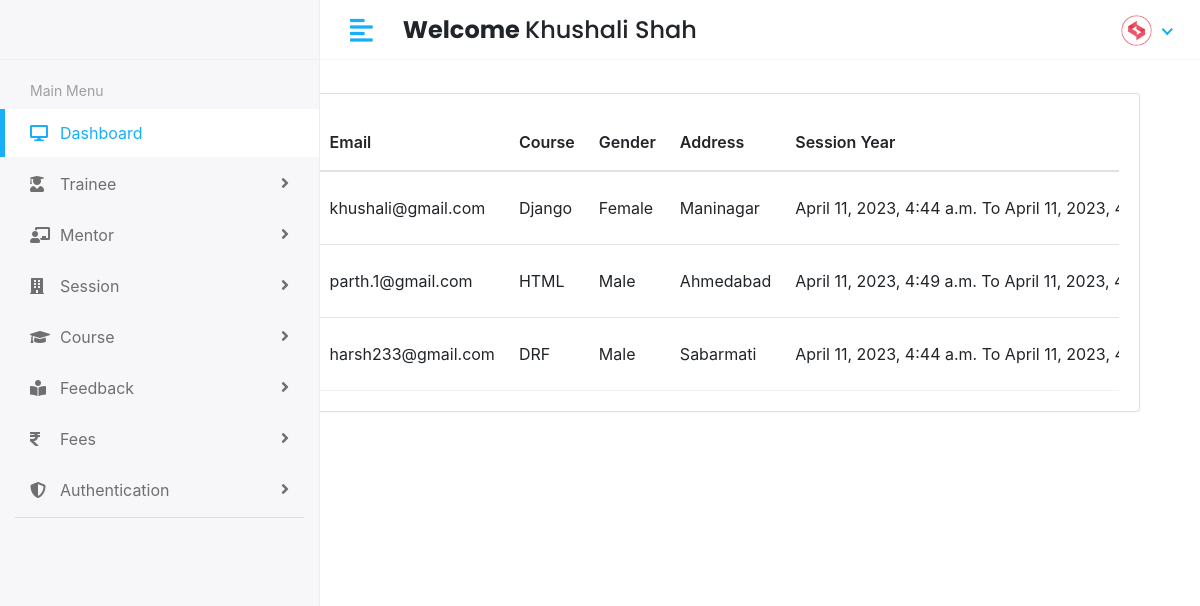
The page /manager/trainee/view (signed in) on the database as committed earlier.
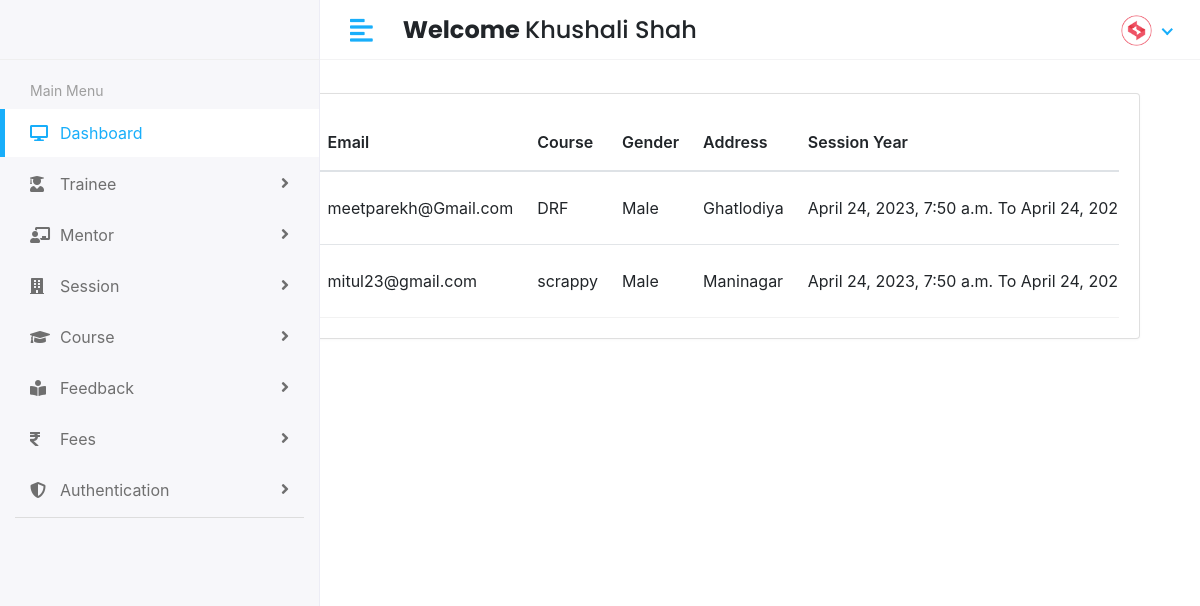
The same page on the database as committed later.
### app/models.py (models this page shows, shortened)
class CustomUser(AbstractUser):
    USER = (
       (1,'Manager'),
        (2,'Mentor'),
        (3,'Trainee'),
    )
    username=models.CharField(max_length=20,unique=True,blank=True,null=True)
    email=models.EmailField(max_length=30,unique=True)
    user_type = models.CharField(choices=USER,max_length=50,default='Manager')
    profile_pic = models.ImageField(upload_to='media/profile_pic')
    USERNAME_FIELD = 'email'
    REQUIRED_FIELDS = [ 'username']

class Trainee(models.Model):
    admin =models.OneToOneField(CustomUser, on_delete=models.CASCADE)
    address= models.TextField()
    gender=models.CharField(max_length=50)
    course_id=models.ForeignKey(Course,on_delete=models.CASCADE)
    session_year_id=models.ForeignKey(Session_Year,on_delete=models.CASCADE)
    created_at= models.DateTimeField(auto_now_add=True)
    updated_at= models.DateTimeField(auto_now=True)

class Course(models.Model):
    name=models.CharField(max_length=50)
    created_at= models.DateTimeField(auto_now_add=True)
    updated_at= models.DateTimeField(auto_now_add=True)

class Session_Year(models.Model):
    name=models.CharField(max_length=50)
    session_start= models.DateTimeField(auto_now_add=True)
    session_end= models.DateTimeField(auto_now_add=True)
    session_name=models.CharField(max_length=100,null=True)

### LMS/manager_views.py (the view)
# urls.py: path('manager/trainee/view',manager_views.VIEW_TRAINEE, name='view_trainee'),
@login_required(login_url='/')
def VIEW_TRAINEE(request):
    trainee =Trainee.objects.all()
    context= {
        'trainee': trainee,
    }
    return render(request,'manager/view_trainee.html',context)

### templates/manager/view_trainee.html (shortened to what this page needs)
{% extends 'base.html' %}
{% block content%}
<div class="content container-fluid">
    <div class="page-header">
       <div class="row align-items-center">
          <div class="col">
             <h3 class="page-title">Students</h3>
             <ul class="breadcrumb">
                <li class="breadcrumb-item"><a href="#">Dashboard</a></li>
                <li class="breadcrumb-item active">Students</li>
             </ul>
          </div>
          <div class="col-auto text-right float-right ml-auto">
             <a href="#" class="btn btn-outline-primary mr-2"> Download</a>
             <a href="add-student.html" class="btn btn-primary"></a>
          </div>
       </div>
    </div>
    <div class="row">
       <div class="col-sm-12">
          <div class="card card-table">
             <div class="card-body">
                <div class="table-responsive">
                   <table class="table table-hover table-center mb-0 datatable">
                      <thead>
                         <tr>
                            <th>ID</th>
                            <th>Name</th>
                            <th>Email</th>
                            <th>Course</th>
                            <th>Gender</th>
                            <th>Address</th>
                            <th>Session Year</th>
                         </tr>
                      </thead>
                      <tbody>
                        {% for i in trainee %}
                         <tr>
                            <td>{{i.id}}</td>
                            <td>
                               <h2 class="table-avatar">
                                  <a href="student-details.html" class="avatar avatar-sm mr-2"><img class="avatar-img rounded-circle" src="/{{i.admin.profile_pic}}" alt="User Image"></a>
                                  <a href="student-details.html">{{i.admin.first_name}}&nbsp;{{i.admin.last_name}}</a>
                               </h2>
                            </td>
                            <td>{{i.admin.email}}</td>
                            <td>{{i.course_id.name}}</td>
                            <td>{{i.gender}}</td>
                            <td>{{i.address}}</td>
                            <td>{{i.session_year_id.session_start}} To {{i.session_year_id.session_end}}</td>
                         </tr>
                        {% endfor %}
                      </tbody>
                   </table>
                </div>
             </div>
          </div>
       </div>
    </div>
 </div>
{% endblock %}

### templates/base.html (shortened to what this page needs)
<!DOCTYPE html>
<html lang="en">
{% load static %}
   <head>
      <link rel="stylesheet" href="{% static 'assets/plugins/bootstrap/css/bootstrap.min.css' %}">
      <link rel="stylesheet" href="{% static 'assets/plugins/fontawesome/css/fontawesome.min.css' %}">
      <link rel="stylesheet" href="{% static 'assets/plugins/fontawesome/css/all.min.css' %}">
      <link rel="stylesheet" href="{% static 'assets/css/style.css' %}">
      <link rel="stylesheet" href="https://cdn.jsdelivr.net/npm/bootstrap@4.6.2/dist/css/bootstrap.min.css">
       <link rel="stylesheet" href="{% static 'assets/plugins/datatables/datatables.min.css' %}">
   </head>
   <body>
<div class="main-wrapper">
         <div class="header">
            <div class="header-left">
            </div>
            <a href="javascript:void(0);" id="toggle_btn">
            <i class="fas fa-align-left"></i>
            </a>
            <div class="top-nav-search mt-3">
               <h4><strong> Welcome </strong><span>{{user.first_name}} {{user.last_name}} </span></h4>
            </div>
            <ul class="nav user-menu">
               <li class="nav-item dropdown has-arrow">
                  <a href="#" class="dropdown-toggle nav-link" data-toggle="dropdown">
                  <span class="user-img"><img class="rounded-circle" src="{% static 'assets/img/profiles/sms.png' %}" width="31" alt="Ryan Taylor"></span>
                  </a>
               </li>
            </ul>
         </div>
<div class="container">
         {% block content %}
         {% endblock %}
</div>
         <div class="sidebar" id="sidebar">
            <div class="sidebar-inner slimscroll">
               <div id="sidebar-menu" class="sidebar-menu">
                  <ul>
                     <li class="menu-title">
                        <span>Main Menu</span>
                     </li>
                     <li class="submenu active">
                        <a href="#"><i class="fas fa-desktop"></i> <span> Dashboard</span></a>
                     </li>
                     <li class="submenu">
                        <a href="#"><i class="fas fa-user-graduate"></i> <span> Trainee</span> <span class="menu-arrow"></span></a>
                     </li>
                     <li class="submenu">
                        <a href="#"><i class="fas fa-chalkboard-teacher"></i> <span> Mentor</span> <span class="menu-arrow"></span></a>
                     </li>
                     <li class="submenu">
                        <a href="#"><i class="fas fa-building"></i> <span> Session </span> <span class="menu-arrow"></span></a>
                     </li>
                     <li class="submenu">
                        <a href="#"><i class="fa fa-graduation-cap"></i> <span> Course</span> <span class="menu-arrow"></span></a>
                     <li class="submenu">
                        <a href="#"><i class="fas fa-book-reader"></i> <span>Feedback</span> <span class="menu-arrow"></span></a>
                     </li>
                     <li class="submenu">
                        <a href="#"><i class="fas fa-rupee-sign"></i> <span>Fees</span> <span class="menu-arrow"></span></a>
                     </li>
                     <li class="submenu">
                        <a href="#"><i class="fas fa-shield-alt"></i> <span>Authentication </span> <span class="menu-arrow"></span></a>
                     </li>
            <footer>
            </footer>
         </div>
      </div>
   </body>
</html>

Rows that differ between the two databases and show on the page:
removed Trainee: admin.email "khushali@gmail.com", course_id.name "Django", gender "Female", address "Maninagar", session_year_id.session_start "April 11, 2023, 4:44 a.m.", session_year_id.session_end "April 11, 2023,…"
removed Trainee: admin.email "parth.1@gmail.com", course_id.name "HTML", gender "Male", address "Ahmedabad", session_year_id.session_start "April 11, 2023, 4:49 a.m.", session_year_id.session_end "April 11, 2023,…"
removed Trainee: admin.email "harsh233@gmail.com", course_id.name "DRF", gender "Male", address "Sabarmati", session_year_id.session_start "April 11, 2023, 4:44 a.m.", session_year_id.session_end "April 11, 2023,…"
added Trainee: admin.email "meetparekh@Gmail.com", course_id.name "DRF", gender "Male", address "Ghatlodiya", session_year_id.session_start "April 24, 2023, 7:50 a.m.", session_year_id.session_end "April 24,…"
added Trainee: admin.email "mitul23@gmail.com", course_id.name "scrappy", gender "Male", address "Maninagar", session_year_id.session_start "April 24, 2023, 7:50 a.m.", session_year_id.session_end "April 24,…"
